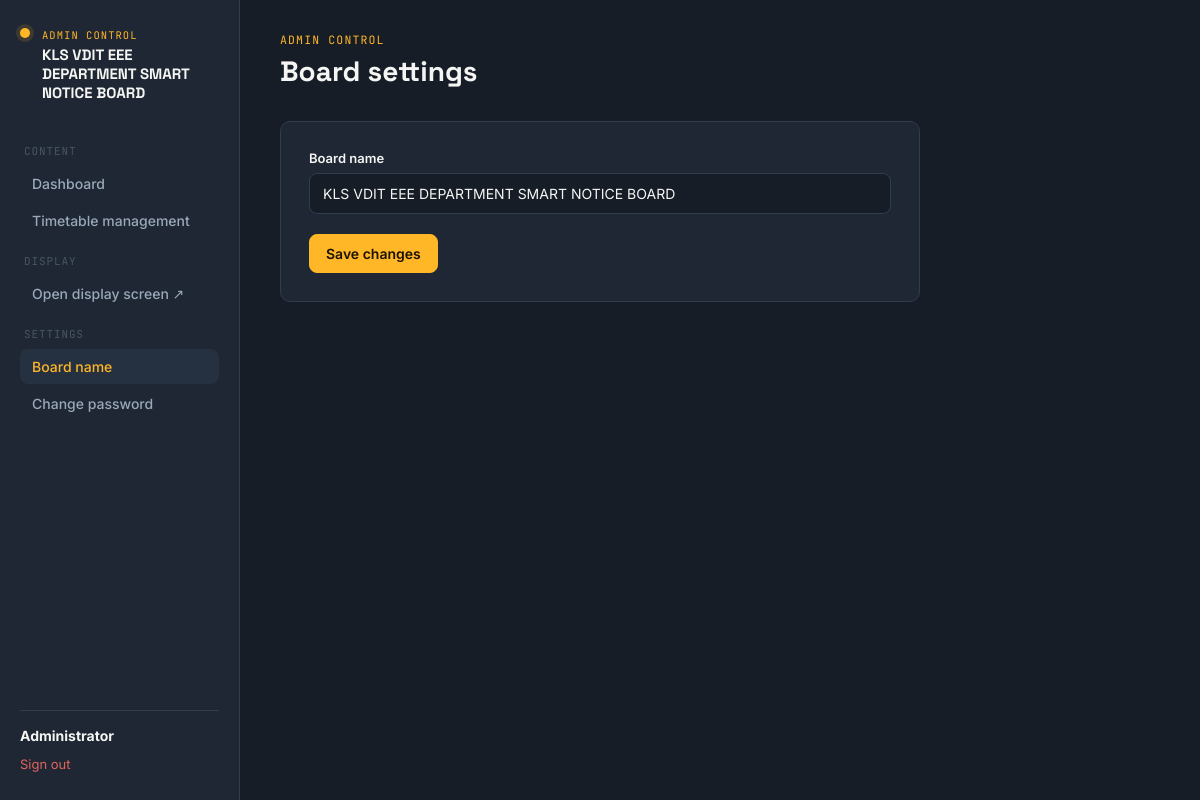
/settings (signed in), run on the app's committed database.
### app.py (models this page shows, shortened)
class Settings(db.Model):
    id = db.Column(db.Integer, primary_key=True)
    board_title = db.Column(db.String(200), nullable=False, default=DEFAULT_BOARD_TITLE)

class User(UserMixin, db.Model):
    id = db.Column(db.Integer, primary_key=True)
    username = db.Column(db.String(64), unique=True, nullable=False)
    name = db.Column(db.String(128), nullable=False)
    password_hash = db.Column(db.String(255), nullable=False)
    role = db.Column(db.String(16), nullable=False, default="staff")  # admin | staff
    created_at = db.Column(db.DateTime, default=datetime.now)
    @property
    def is_admin(self):
        return self.role == "admin"

### app.py (the view, shortened to what this page needs)
@app.route("/settings", methods=["GET", "POST"])
@login_required
@admin_required
def board_settings():
    settings = get_settings()
    return render_template(
        "settings.html", settings=settings,
        tesseract_cmd=TESSERACT_CMD, ocr_languages=OCR_LANGUAGES,
    )

### app.py (called while the page is built)
def get_settings():
    settings = Settings.query.first()
    if settings is None:
        settings = Settings(board_title=DEFAULT_BOARD_TITLE)
        db.session.add(settings)
        db.session.commit()
    return settings

@app.context_processor
def inject_settings():
    return {
        "site_settings": get_settings(),
        "asset_version": ASSET_VERSION,
        "ocr_available": PYTESSERACT_AVAILABLE and PYMUPDF_AVAILABLE,
    }

@login_manager.user_loader
def load_user(user_id):
    return User.query.get(int(user_id))

def admin_required(fn):
    @wraps(fn)
    def wrapper(*args, **kwargs):
        if not current_user.is_authenticated or not current_user.is_admin:
            abort(403)
        return fn(*args, **kwargs)
    return wrapper

### templates/settings.html (shortened to what this page needs)
{% extends "base.html" %}
{% block content %}
{% set active = 'settings' %}
<div class="shell">
  {% include "_sidebar.html" with context %}
  <main class="main">
    <div class="page-head">
      <div>
        <span class="eyebrow">Admin Control</span>
        <h1>Board settings</h1>
      </div>
    </div>
    <form class="form-card" method="POST">
      <div class="field">
        <label for="board_title">Board name</label>
        <input type="text" id="board_title" name="board_title" value="{{ settings.board_title }}" required>
      </div>
      <button type="submit" class="btn btn-primary">Save changes</button>
    </form>
  </main>
</div>
{% endblock %}

### templates/_sidebar.html
<aside class="sidebar">
  <div class="brand-block">
    <span class="brand-mark"></span>
    <div class="brand-text">
      <span class="brand-eyebrow">Admin Control</span>
      <span class="brand-name">{{ site_settings.board_title }}</span>
    </div>
  </div>
  <nav class="nav-group">
    <span class="nav-label">Content</span>
    <a class="nav-link {{ 'active' if active=='dashboard' }}" href="{{ url_for('dashboard') }}">Dashboard</a>
    <a class="nav-link {{ 'active' if active=='timetable' }}" href="{{ url_for('timetable_list') }}">Timetable management</a>
    <span class="nav-label">Display</span>
    <a class="nav-link" href="{{ url_for('display') }}" target="_blank">Open display screen ↗</a>
    <span class="nav-label">Settings</span>
    <a class="nav-link {{ 'active' if active=='settings' }}" href="{{ url_for('board_settings') }}">Board name</a>
    <a class="nav-link {{ 'active' if active=='password' }}" href="{{ url_for('change_password') }}">Change password</a>
  </nav>
  <div class="sidebar-footer">
    <strong>{{ current_user.name }}</strong>
    <a class="logout-link" href="{{ url_for('logout') }}">Sign out</a>
  </div>
</aside>

### static/css/style.css (style rules this page uses)
:root { --ink: #F5F6F3; --ink-dim: #9AA9BA; --ink-faint: #64748099; --bg: #161D27; --bg-panel: #1E2733; --bg-panel-raised: #253140; --border: #303D4D; --accent: #FFB627; --accent-ink: #1B1200; --success: #3FA377; --danger: #E0645C; --cat-notice: #4C8DC4; --cat-achievement: #D4A93A; --cat-important: #D2564D; --cat-event: #38A08A; --radius: 10px; --font-display: 'Space Grotesk', sans-serif; --font-body: 'Inter', sans-serif; --font-mono: 'JetBrains Mono', monospace; }
* { box-sizing: border-box; }
html, body { margin: 0; padding: 0; background: var(--bg); color: var(--ink); font-family: var(--font-body); min-height: 100vh; }
a { color: inherit; text-decoration: none; }
button { font-family: inherit; cursor: pointer; }
.shell { display: grid; grid-template-columns: 240px 1fr; min-height: 100vh; }
.sidebar { background: var(--bg-panel); border-right: 1px solid var(--border); padding: 28px 20px; display: flex; flex-direction: column; gap: 28px; }
.brand-mark { width: 10px; height: 10px; border-radius: 50%; background: var(--accent); box-shadow: 0 0 0 4px #FFB62722; flex-shrink: 0; }
.brand-block { display: flex; align-items: flex-start; gap: 12px; }
.brand-text { display: flex; flex-direction: column; gap: 4px; min-width: 0; }
.brand-eyebrow { font-family: var(--font-mono); font-size: 10.5px; text-transform: uppercase; letter-spacing: 0.1em; color: var(--accent); }
.brand-name { font-family: var(--font-display); font-weight: 700; font-size: 15px; line-height: 1.25; }
.eyebrow { font-family: var(--font-mono); font-size: 11.5px; text-transform: uppercase; letter-spacing: 0.1em; color: var(--accent); display: block; margin-bottom: 6px; }
.nav-group { display: flex; flex-direction: column; gap: 2px; }
.nav-label { font-family: var(--font-mono); font-size: 11px; letter-spacing: 0.08em; text-transform: uppercase; color: var(--ink-faint); margin: 14px 4px 6px; }
.nav-link { display: flex; align-items: center; gap: 10px; padding: 9px 12px; border-radius: 8px; font-size: 14px; color: var(--ink-dim); font-weight: 500; }
.nav-link.active { background: var(--bg-panel-raised); color: var(--accent); }
.sidebar-footer { margin-top: auto; border-top: 1px solid var(--border); padding-top: 16px; font-size: 13px; color: var(--ink-dim); }
.sidebar-footer strong { color: var(--ink); display:block; font-size: 14px; }
.logout-link { display:block; margin-top: 12px; color: var(--danger); font-size: 13px; }
.main { padding: 32px 40px 60px; max-width: 1200px; }
.page-head { display: flex; justify-content: space-between; align-items: flex-end; margin-bottom: 28px; flex-wrap: wrap; gap: 16px; }
.page-head h1 { font-family: var(--font-display); font-size: 28px; margin: 0 0 4px; }
.btn { display: inline-flex; align-items: center; gap: 8px; border: 1px solid var(--border); background: var(--bg-panel-raised); color: var(--ink); padding: 10px 16px; border-radius: 8px; font-size: 14px; font-weight: 600; transition: border-color .15s ease; }
.btn-primary { background: var(--accent); color: var(--accent-ink); border-color: var(--accent); }
.form-card { background: var(--bg-panel); border: 1px solid var(--border); border-radius: var(--radius); padding: 28px; max-width: 640px; }
.field { margin-bottom: 20px; }
.field label { display: block; font-size: 13px; font-weight: 600; margin-bottom: 7px; color: var(--ink); }
input[type=text], input[type=password], input[type=number], input[type=date], input[type=file], textarea, select { width: 100%; background: var(--bg); border: 1px solid var(--border); color: var(--ink); padding: 11px 13px; border-radius: 8px; font-size: 14px; font-family: var(--font-body); }

### data on the page
Settings: board_title "KLS VDIT EEE DEPARTMENT SMART NOTICE BOARD"
User: name "Administrator"
